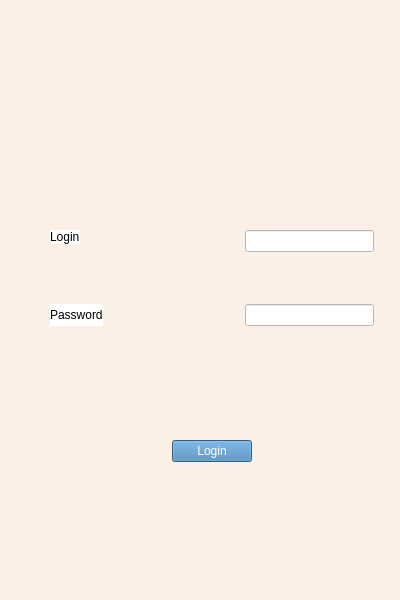
<?xml version="1.0" encoding="UTF-8"?>
<ui version="4.0">
 <class>Login</class>
 <widget class="QMainWindow" name="Login">
  <property name="geometry">
   <rect>
    <x>0</x>
    <y>0</y>
    <width>400</width>
    <height>600</height>
   </rect>
  </property>
  <property name="windowTitle">
   <string>MainWindow</string>
  </property>
  <property name="styleSheet">
   <string notr="true">background-color: rgb(250, 240, 230);</string>
  </property>
  <widget class="QWidget" name="centralwidget">
   <widget class="QLabel" name="label">
    <property name="geometry">
     <rect>
      <x>115</x>
      <y>30</y>
      <width>170</width>
      <height>170</height>
     </rect>
    </property>
    <property name="text">
     <string/>
    </property>
    <property name="pixmap">
     <pixmap>Designer-removebg-preview.png</pixmap>
    </property>
    <property name="scaledContents">
     <bool>true</bool>
    </property>
   </widget>
   <widget class="QWidget" name="layoutWidget">
    <property name="geometry">
     <rect>
      <x>50</x>
      <y>230</y>
      <width>324</width>
      <height>232</height>
     </rect>
    </property>
    <layout class="QVBoxLayout" name="verticalLayout">
     <item>
      <layout class="QGridLayout" name="gridLayout">
       <item row="3" column="0" colspan="2">
        <widget class="QLabel" name="password_label">
         <property name="styleSheet">
          <string notr="true">
background-color: rgb(255, 255, 255);</string>
         </property>
         <property name="text">
          <string>Password</string>
         </property>
        </widget>
       </item>
       <item row="3" column="3">
        <widget class="QLineEdit" name="password_input">
         <property name="styleSheet">
          <string notr="true">border-width: 10px;
border-color: rgb(0, 0, 0);


background-color: rgb(255, 255, 255);
</string>
         </property>
        </widget>
       </item>
       <item row="0" column="1" rowspan="2" colspan="2">
        <spacer name="horizontalSpacer">
         <property name="orientation">
          <enum>Qt::Horizontal</enum>
         </property>
         <property name="sizeHint" stdset="0">
          <size>
           <width>98</width>
           <height>20</height>
          </size>
         </property>
        </spacer>
       </item>
       <item row="3" column="2">
        <spacer name="horizontalSpacer_2">
         <property name="orientation">
          <enum>Qt::Horizontal</enum>
         </property>
         <property name="sizeHint" stdset="0">
          <size>
           <width>88</width>
           <height>20</height>
          </size>
         </property>
        </spacer>
       </item>
       <item row="2" column="3">
        <spacer name="verticalSpacer_2">
         <property name="orientation">
          <enum>Qt::Vertical</enum>
         </property>
         <property name="sizeHint" stdset="0">
          <size>
           <width>20</width>
           <height>18</height>
          </size>
         </property>
        </spacer>
       </item>
       <item row="0" column="3" rowspan="2">
        <widget class="QLineEdit" name="login_input">
         <property name="styleSheet">
          <string notr="true">border-width: 10px;
border-color: rgb(0, 0, 0);

background-color: rgb(255, 255, 255);</string>
         </property>
         <property name="inputMask">
          <string/>
         </property>
         <property name="text">
          <string/>
         </property>
        </widget>
       </item>
       <item row="1" column="0" rowspan="2">
        <spacer name="verticalSpacer">
         <property name="orientation">
          <enum>Qt::Vertical</enum>
         </property>
         <property name="sizeHint" stdset="0">
          <size>
           <width>20</width>
           <height>38</height>
          </size>
         </property>
        </spacer>
       </item>
       <item row="0" column="0">
        <widget class="QLabel" name="login_label">
         <property name="styleSheet">
          <string notr="true">
background-color: rgb(255, 255, 255);</string>
         </property>
         <property name="text">
          <string>Login</string>
         </property>
        </widget>
       </item>
      </layout>
     </item>
     <item>
      <spacer name="verticalSpacer_3">
       <property name="orientation">
        <enum>Qt::Vertical</enum>
       </property>
       <property name="sizeHint" stdset="0">
        <size>
         <width>20</width>
         <height>108</height>
        </size>
       </property>
      </spacer>
     </item>
     <item>
      <layout class="QHBoxLayout" name="horizontalLayout">
       <item>
        <spacer name="horizontalSpacer_3">
         <property name="orientation">
          <enum>Qt::Horizontal</enum>
         </property>
         <property name="sizeHint" stdset="0">
          <size>
           <width>40</width>
           <height>20</height>
          </size>
         </property>
        </spacer>
       </item>
       <item>
        <widget class="QPushButton" name="pushButton">
         <property name="styleSheet">
          <string notr="true">background-color: rgb(70, 130, 180);
color: rgb(255, 255, 255);
border-width: 10px;
border-color: rgb(244, 164, 96);</string>
         </property>
         <property name="text">
          <string>Login</string>
         </property>
        </widget>
       </item>
       <item>
        <spacer name="horizontalSpacer_4">
         <property name="orientation">
          <enum>Qt::Horizontal</enum>
         </property>
         <property name="sizeHint" stdset="0">
          <size>
           <width>40</width>
           <height>20</height>
          </size>
         </property>
        </spacer>
       </item>
      </layout>
     </item>
    </layout>
   </widget>
  </widget>
  <widget class="QStatusBar" name="statusbar"/>
 </widget>
 <resources/>
 <connections/>
</ui>
